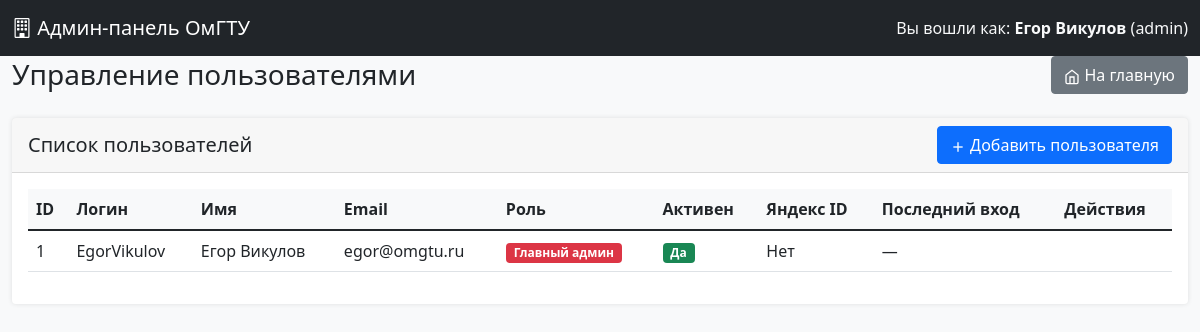
Screenshot of /admin/users/index.php (signed in) with the database file from the repository.
### tables this page shows
CREATE TABLE IF NOT EXISTS `users` (
    `id` INT AUTO_INCREMENT PRIMARY KEY,
    `username` VARCHAR(50) UNIQUE NOT NULL,
    `password_hash` VARCHAR(255) NOT NULL,
    `email` VARCHAR(255) UNIQUE,
    `first_name` VARCHAR(100),
    `last_name` VARCHAR(100),
    `role` ENUM('admin', 'editor', 'viewer') DEFAULT 'viewer',
    `yandex_id` VARCHAR(100) UNIQUE,
    `yandex_email` VARCHAR(255),
    `yandex_name` VARCHAR(255),
    `is_active` TINYINT(1) DEFAULT 1,
    `last_login` TIMESTAMP NULL,
    `created_at` TIMESTAMP DEFAULT CURRENT_TIMESTAMP,
    `updated_at` TIMESTAMP DEFAULT CURRENT_TIMESTAMP ON UPDATE CURRENT_TIMESTAMP
);

### config/database.php (called while the page is built, shortened)
<?php
if (!class_exists('Database')) {
class Database {
    private static $instance = null;
    private function __construct() {
        $host = 'localhost';
        $dbname = 'oxirgi';
        $username = 'root';
        $password = '';
        try {
            $this->connection = new PDO(
                "mysql:host=$host;dbname=$dbname;charset=utf8mb4",
                $username,
                $password,
                [
                    PDO::ATTR_ERRMODE => PDO::ERRMODE_EXCEPTION,
                    PDO::ATTR_DEFAULT_FETCH_MODE => PDO::FETCH_ASSOC,
                    PDO::ATTR_EMULATE_PREPARES => false
                ]
            );
        } catch (PDOException $e) {
            die("Ошибка подключения к базе данных: " . $e->getMessage());
        }
    }
    public static function getInstance() {
        if (self::$instance === null) {
            self::$instance = new self();
        }
        return self::$instance->connection;
    }
}
}
?>

### includes/UserManager.php (called while the page is built, shortened)
<?php
class UserManager {
    private $db;
    public function __construct() {
        $this->db = Database::getInstance();
    }
    public function getAllUsers() {
        $sql = "SELECT * FROM users ORDER BY role, username";
        $stmt = $this->db->prepare($sql);
        $stmt->execute();
        return $stmt->fetchAll();
    }
}
?>

### includes/functions.php (called while the page is built, shortened)
<?php
function escape($value) {
    return htmlspecialchars($value ?? '', ENT_QUOTES, 'UTF-8');
}

### admin/users/index.php (the view, shortened to what this page needs)
<?php
require_once '../../includes/UserManager.php';
include '../includes/admin_header.php';
$userManager = new UserManager();
$users = $userManager->getAllUsers();
?>
<div class="container-fluid">
    <div class="d-flex justify-content-between align-items-center mb-4">
        <h1 class="h3 mb-0">Управление пользователями</h1>
        <a href="../index.php" class="btn btn-secondary">
            <svg width="16" height="16" viewBox="0 0 24 24" fill="none" stroke="currentColor" stroke-width="2">
                <path d="M3 9l9-7 9 7v11a2 2 0 0 1-2 2H5a2 2 0 0 1-2-2z"></path>
                <polyline points="9 22 9 12 15 12 15 22"></polyline>
            </svg>
            На главную
        </a>
    </div>
    <div class="card mb-4">
        <div class="card-header d-flex justify-content-between align-items-center">
            <h5 class="mb-0">Список пользователей</h5>
            <a href="create.php" class="btn btn-primary">
                <svg width="16" height="16" viewBox="0 0 24 24" fill="none" stroke="currentColor" stroke-width="2">
                    <line x1="12" y1="5" x2="12" y2="19"></line>
                    <line x1="5" y1="12" x2="19" y2="12"></line>
                </svg>
                Добавить пользователя
            </a>
        </div>
        <div class="card-body">
            <div class="table-responsive">
                <table class="table table-hover">
                    <thead>
                        <tr>
                            <th>ID</th>
                            <th>Логин</th>
                            <th>Имя</th>
                            <th>Email</th>
                            <th>Роль</th>
                            <th>Активен</th>
                            <th>Яндекс ID</th>
                            <th>Последний вход</th>
                            <th>Действия</th>
                        </tr>
                    </thead>
                    <tbody>
                        <?php foreach ($users as $user): ?>
                        <tr>
                            <td><?php echo $user['id']; ?></td>
                            <td><?php echo escape($user['username']); ?></td>
                            <td><?php echo escape($user['first_name'] . ' ' . $user['last_name']); ?></td>
                            <td><?php echo escape($user['email'] ?? '—'); ?></td>
                            <td>
                                <span class="badge bg-<?php echo $user['role'] === 'admin' ? 'danger' : 'info'; ?>">
                                    <?php
                                    if ($user['role'] === 'admin') {
                                        echo $user['id'] == 1 ? 'Главный админ' : 'Администратор';
                                    } else {
                                        echo ucfirst($user['role']);
                                    }
                                    ?>
                                </span>
                            </td>
                            <td>
                                <span class="badge bg-<?php echo $user['is_active'] ? 'success' : 'secondary'; ?>">
                                    <?php echo $user['is_active'] ? 'Да' : 'Нет'; ?>
                                </span>
                            </td>
                            <td><?php echo $user['yandex_id'] ? 'Да' : 'Нет'; ?></td>
                            <td><?php echo $user['last_login'] ? date('d.m.Y H:i', strtotime($user['last_login'])) : '—'; ?></td>
                            <td>
                            </td>
                        </tr>
                        <?php endforeach; ?>
                    </tbody>
                </table>
            </div>
        </div>
    </div>
</div>
<?php include '../includes/admin_footer.php'; ?>

### admin/includes/admin_header.php (style rules this page uses)
body { background-color: #f8f9fa; }
.card { box-shadow: 0 0 5px rgba(0,0,0,0.1); border: none; }
.table th { border-top: none; background-color: #f8f9fa; }

### rows the page displays
users: id "1", username "EgorVikulov", first_name+last_name "Егор Викулов", email "egor@omgtu.ru", role "Главный админ", is_active "Да", shows "Нет"

### other values shown
$_SESSION['user_name'] "Егор Викулов"
$_SESSION['user_role'] "admin"
